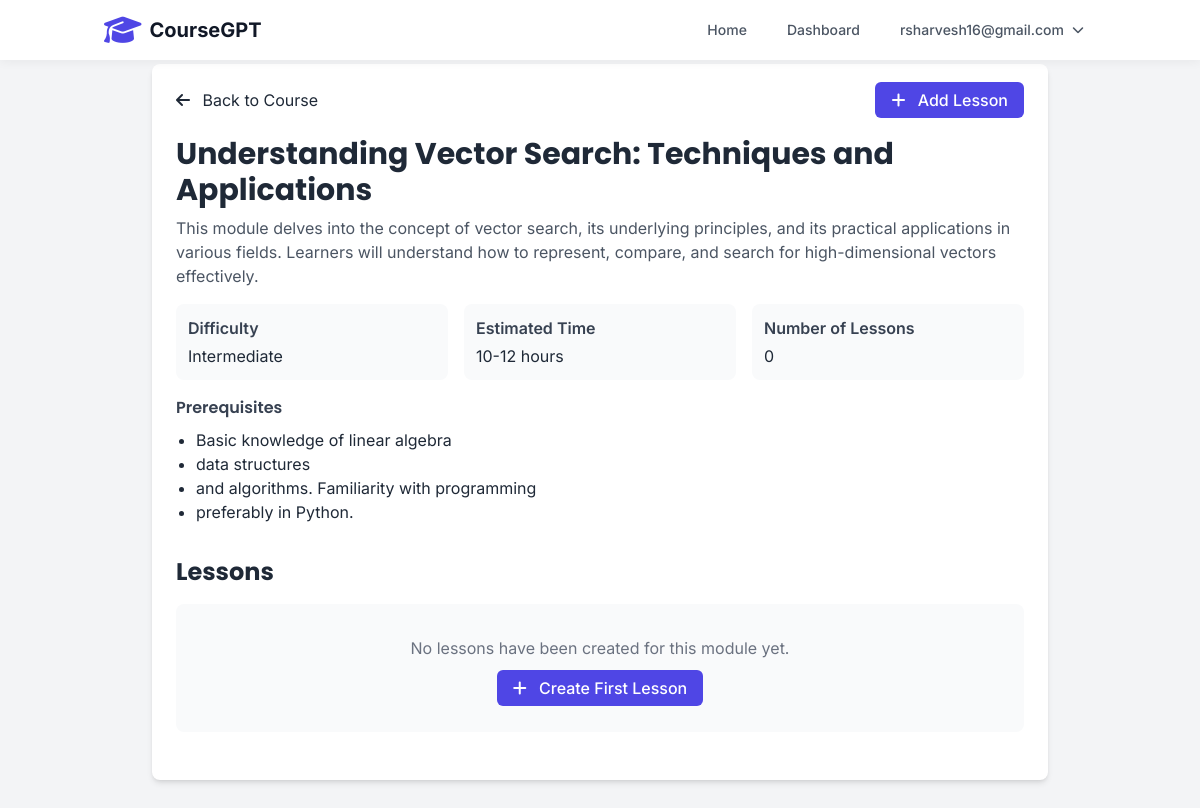
Screenshot of /modules/d39be7f7-e510-4f72-8886-13f02bca938c (signed in) with the database file from the repository.
### tables this page shows
CREATE TABLE users (
        id INTEGER PRIMARY KEY AUTOINCREMENT,
        username TEXT UNIQUE NOT NULL,
        email TEXT UNIQUE NOT NULL,
        hashed_password TEXT NOT NULL,
        disabled BOOLEAN NOT NULL DEFAULT 0,
        created_at TIMESTAMP DEFAULT CURRENT_TIMESTAMP
    );

CREATE TABLE modules (
        id TEXT PRIMARY KEY,
        course_id TEXT NOT NULL,
        title TEXT NOT NULL,
        description TEXT NOT NULL,
        prerequisites TEXT,
        difficulty TEXT NOT NULL,
        estimated_time TEXT,
        FOREIGN KEY (course_id) REFERENCES courses (id)
    );

### app.py (the view)
@app.get("/modules/{module_id}", response_class=HTMLResponse)
async def view_module(request: Request, module_id: str):
    user = await get_current_user(request)
    if not user:
        return RedirectResponse(url="/login", status_code=status.HTTP_302_FOUND)
    module = get_module(module_id)
    if not module:
        raise HTTPException(status_code=404, detail="Module not found")
    course = get_course(module.course_id)
    module_lessons = get_module_lessons(module_id)
    return templates.TemplateResponse(
        "module_detail.html",
        {"request": request, "user": user, "module": module, "course": course, "lessons": module_lessons}
    )

### templates/module_detail.html (shortened to what this page needs)
{% extends "base.html" %}
{% block content %}
<div class="max-w-4xl mx-auto bg-white rounded-lg shadow-md p-6">
    <div class="mb-6 flex items-center justify-between">
        <a href="/courses/{{ course.id }}" class="text-primary hover:text-primary-dark">
            <i class="fas fa-arrow-left mr-2"></i> Back to Course
        </a>
        <div>
            <a href="/modules/{{ module.id }}/lessons/new" class="btn-primary">
                <i class="fas fa-plus mr-2"></i> Add Lesson
            </a>
        </div>
    </div>
    <div class="mb-8">
        <h1 class="text-3xl font-bold mb-2">{{ module.title }}</h1>
        <p class="text-gray-600 mb-4">{{ module.description }}</p>
        <div class="grid grid-cols-1 md:grid-cols-3 gap-4 mb-4">
            <div class="p-3 bg-gray-50 rounded-lg">
                <div class="font-semibold text-gray-700">Difficulty</div>
                <div class="mt-1">{{ module.difficulty }}</div>
            </div>
            <div class="p-3 bg-gray-50 rounded-lg">
                <div class="font-semibold text-gray-700">Estimated Time</div>
                <div class="mt-1">{{ module.estimated_time }}</div>
            </div>
            <div class="p-3 bg-gray-50 rounded-lg">
                <div class="font-semibold text-gray-700">Number of Lessons</div>
                <div class="mt-1">{{ lessons|length }}</div>
            </div>
        </div>
        {% if module.prerequisites %}
        <div class="mt-4">
            <h3 class="font-semibold text-gray-700 mb-2">Prerequisites</h3>
            <ul class="list-disc pl-5">
                {% for prereq in module.prerequisites %}
                <li>{{ prereq }}</li>
                {% endfor %}
            </ul>
        </div>
        {% endif %}
    </div>
    <div class="mb-6">
        <h2 class="text-2xl font-bold mb-4">Lessons</h2>
        {% if lessons %}
        <div class="space-y-4">
            {% for lesson in lessons %}
            <div class="p-4 border border-gray-200 rounded-lg hover:shadow-md transition-shadow">
                <div class="flex justify-between items-start">
                    <div>
                        <h3 class="text-xl font-semibold">
                            <a href="/lessons/{{ lesson.id }}" class="text-primary hover:text-primary-dark">
                                {{ lesson.title }}
                            </a>
                        </h3>
                        <p class="text-gray-600 mt-1">{{ lesson.description }}</p>
                        {% if lesson.learning_outcomes %}
                        <div class="mt-2">
                            <span class="text-sm font-semibold text-gray-600">Learning Outcomes:</span>
                            <span class="text-sm text-gray-600">{{ lesson.learning_outcomes|length }}</span>
                        </div>
                        {% endif %}
                    </div>
                    <div class="flex space-x-2">
                        <a href="/lessons/{{ lesson.id }}/edit" class="text-blue-500 hover:text-blue-700" title="Edit">
                            <i class="fas fa-edit"></i>
                        </a>
                    </div>
                </div>
            </div>
            {% endfor %}
        </div>
        {% else %}
        <div class="text-center p-8 bg-gray-50 rounded-lg">
            <p class="text-gray-500 mb-4">No lessons have been created for this module yet.</p>
            <a href="/modules/{{ module.id }}/lessons/new" class="btn-primary">
                <i class="fas fa-plus mr-2"></i> Create First Lesson
            </a>
        </div>
        {% endif %}
    </div>
</div>
{% endblock %}

### templates/base.html (shortened to what this page needs)
<!DOCTYPE html>
<html lang="en">
<head>
    <script src="https://cdn.tailwindcss.com"></script>
    <link rel="stylesheet" href="https://cdnjs.cloudflare.com/ajax/libs/font-awesome/6.4.0/css/all.min.css">
    <link rel="stylesheet" href="https://cdnjs.cloudflare.com/ajax/libs/highlight.js/11.7.0/styles/atom-one-dark.min.css">
</head>
<body x-data="{ mobileMenuOpen: false }">
    <nav class="navbar fixed w-full z-10 top-0">
        <div class="container mx-auto px-4 py-3 flex justify-between items-center">
            <div class="flex items-center">
                <a href="/" class="flex items-center">
                    <div class="logo-animation mr-2 text-3xl text-indigo-600">
                        <i class="fas fa-graduation-cap"></i>
                    </div>
                    <span class="text-xl font-bold text-gray-900">CourseGPT</span>
                </a>
            </div>
            <div class="hidden md:flex items-center space-x-4">
                <a href="/" class="text-gray-600 hover:text-indigo-600 px-3 py-2 rounded-md text-sm font-medium">Home</a>
                <a href="/dashboard" class="text-gray-600 hover:text-indigo-600 px-3 py-2 rounded-md text-sm font-medium">Dashboard</a>
                {% if user %}
                <div class="relative" x-data="{ open: false }">
                    <button @click="open = !open" class="flex items-center text-gray-600 hover:text-indigo-600 px-3 py-2 rounded-md text-sm font-medium">
                        <span>{{ user.username }}</span>
                        <i class="fas fa-chevron-down ml-2 text-xs"></i>
                    </button>
                </div>
                {% else %}
                <a href="/login" class="text-gray-600 hover:text-indigo-600 px-3 py-2 rounded-md text-sm font-medium">Login</a>
                <a href="/register" class="bg-indigo-600 hover:bg-indigo-700 text-white px-4 py-2 rounded-md text-sm font-medium">Sign Up</a>
                {% endif %}
            </div>
        </div>
    </nav>
    <div class="pt-16 min-h-screen">
        {% block content %}{% endblock %}
    </div>
</body>
</html>

### templates/base.html (style rules this page uses)
:root { --primary: #4f46e5; --primary-dark: #4338ca; --secondary: #10b981; --dark: #1f2937; --light: #f9fafb; --gray: #6b7280; --success: #10b981; --warning: #f59e0b; --danger: #ef4444; }
body { font-family: 'Inter', sans-serif; background-color: #f3f4f6; color: #1f2937; }
h1, h2, h3, h4, h5, h6 { font-family: 'Poppins', sans-serif; }
.navbar { background-color: #fff; box-shadow: 0 2px 10px rgba(0, 0, 0, 0.05); }
.btn-primary { background-color: var(--primary); color: white; padding: 0.5rem 1rem; border-radius: 0.375rem; font-weight: 500; transition: all 0.3s ease; }

### rows the page displays
users: username "rsharvesh16@gmail.com"
modules: title "Understanding Vector Search: Techniques and Applications", description "This module delves into the concept of vector search, its underlying principles, and its practical applications in various fields. Learners will understand how to represent, compare, and search for high-dimensional vectors effectively.", difficulty "Intermediate", estimated_time "10-12 hours"

### other values shown
{{ lessons|length }} "0"
{{ prereq }} "Basic knowledge of linear algebra" "data structures" "and algorithms. Familiarity with programming" "preferably in Python."
